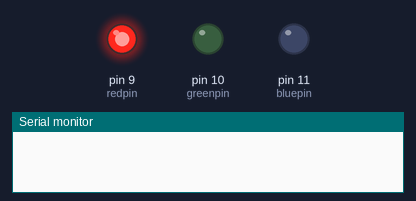
Recording of a sketch running on a simulated Arduino Uno, built with avr-gcc and run on an emulated ATmega328P. Shown: output pins drawn as LEDs (lit = HIGH), the last lines printed to the serial monitor.

Above: at 0.5 s.
At 1.5 s:
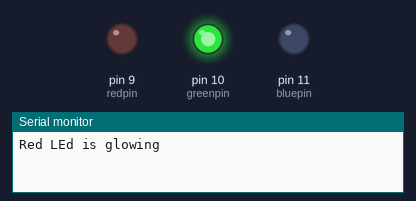
At 5.5 s:
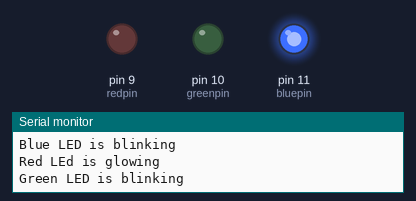
Timing chart, 0 to 6.9 s (numbered marks = the images above):
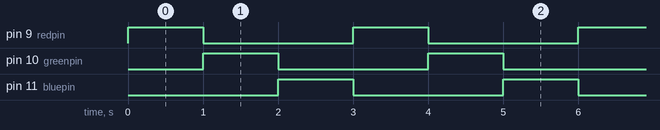

The sketch:

sketch_jun19a.ino
```cpp
int redpin=9;           //pin for Red LED
int greenpin=10;         //pin for Green LED
int bluepin=11;          //pin for Blue LED
int brightness=255;     //setv the brightness of LED

void setup() {
  // put your setup code here, to run once:
  Serial.begin(9600);
  pinMode(redpin,OUTPUT);
  pinMode(greenpin,OUTPUT);
  pinMode(bluepin,OUTPUT);
}

void loop() {
  // put your main code here, to run repeatedly:
  for(int i=1;i<=3;i++)
  {
    if(i==1)
    {
      analogWrite(redpin,brightness);
      analogWrite(greenpin,0);
      analogWrite(bluepin,0);
      delay(500);
      Serial.println("Red LEd is glowing");
      delay(500);
    }
    else if(i==2)
    {
      analogWrite(greenpin,brightness);
      analogWrite(redpin,0);
      analogWrite(bluepin,0);
      delay(500);
      Serial.println("Green LED is blinking");
      delay(500);
    }
    else
    {
      analogWrite(bluepin,brightness);
      analogWrite(greenpin,0);
      analogWrite(redpin,0);
      delay(500);
      Serial.println("Blue LED is blinking");
      delay(500);
    }
  }
}
```

Measured:
- by itself, pin 9 (redpin), pin 10 (greenpin), pin 11 (bluepin): alternates HIGH for 1.0 s and LOW for 2.0 s
- by itself, everything shown: repeats every 3.0 s, in 3 steps
